Frame 1 (no input): blank canvas, image omitted
Frame 60 (no input): blank canvas, image omitted
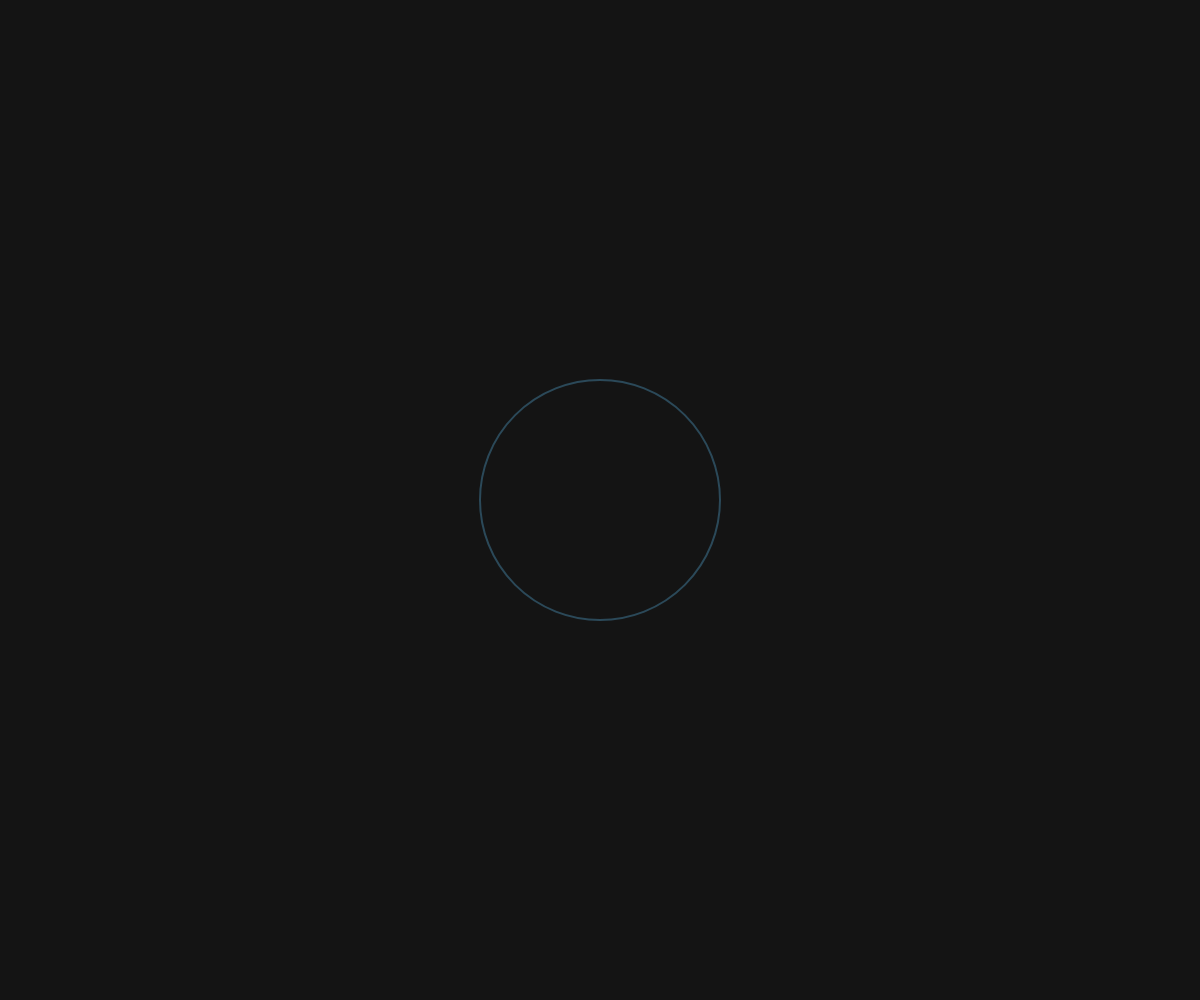
Frame 120 (the mouse pressed at the canvas centre since frame 60)

The p5.js sketch whose frames 1 and 60 were blank and that drew this single picture after the mouse press (run headless with seeded random() and noise() and a simulated clock; from frame 60 on, the mouse is pressed at the canvas centre):

// p5.js sketch
// ── sketch.js
let ripples = [];

function setup() {
  createCanvas(windowWidth, windowHeight);
}

function draw() {
  background(20);

  noFill();
  for (let i = ripples.length - 1; i >= 0; i--) {
    let r = ripples[i];
    r.size += 4;
    r.alpha -= 3;

    stroke(100, 200, 255, r.alpha);
    strokeWeight(2);
    ellipse(r.x, r.y, r.size);

    if (r.alpha <= 0) {
      ripples.splice(i, 1);
    }
  }
}

function mousePressed() {
  ripples.push({
    x: mouseX,
    y: mouseY,
    size: 0,
    alpha: 255
  });
}

function windowResized() {
  resizeCanvas(windowWidth, windowHeight);
}
